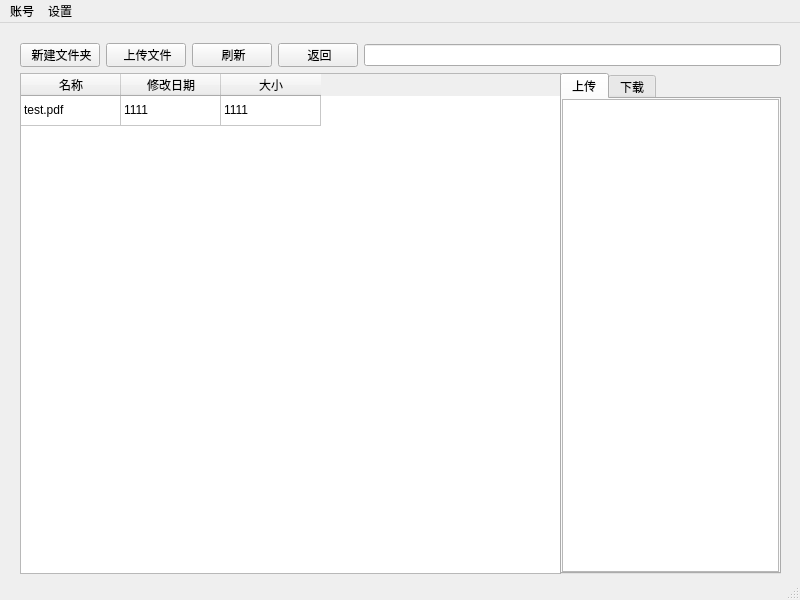
<?xml version="1.0" encoding="UTF-8"?>
<ui version="4.0">
 <class>NetDiskWindow</class>
 <widget class="QMainWindow" name="NetDiskWindow">
  <property name="geometry">
   <rect>
    <x>0</x>
    <y>0</y>
    <width>800</width>
    <height>600</height>
   </rect>
  </property>
  <property name="windowTitle">
   <string>NetDiskWindow</string>
  </property>
  <widget class="QWidget" name="centralwidget">
   <widget class="QTableWidget" name="tableWidget">
    <property name="geometry">
     <rect>
      <x>20</x>
      <y>50</y>
      <width>541</width>
      <height>501</height>
     </rect>
    </property>
    <property name="cursor" stdset="0">
     <cursorShape>PointingHandCursor</cursorShape>
    </property>
    <property name="contextMenuPolicy">
     <enum>Qt::CustomContextMenu</enum>
    </property>
    <property name="editTriggers">
     <set>QAbstractItemView::NoEditTriggers</set>
    </property>
    <property name="dragDropOverwriteMode">
     <bool>false</bool>
    </property>
    <property name="selectionMode">
     <enum>QAbstractItemView::NoSelection</enum>
    </property>
    <attribute name="verticalHeaderVisible">
     <bool>false</bool>
    </attribute>
    <row>
     <property name="text">
      <string>新建行</string>
     </property>
    </row>
    <column>
     <property name="text">
      <string>名称</string>
     </property>
    </column>
    <column>
     <property name="text">
      <string>修改日期</string>
     </property>
    </column>
    <column>
     <property name="text">
      <string>大小</string>
     </property>
    </column>
    <item row="0" column="0">
     <property name="text">
      <string>test.pdf</string>
     </property>
    </item>
    <item row="0" column="1">
     <property name="text">
      <string>1111</string>
     </property>
    </item>
    <item row="0" column="2">
     <property name="text">
      <string>1111</string>
     </property>
    </item>
   </widget>
   <widget class="QTabWidget" name="tabWidget">
    <property name="geometry">
     <rect>
      <x>560</x>
      <y>50</y>
      <width>221</width>
      <height>501</height>
     </rect>
    </property>
    <property name="contextMenuPolicy">
     <enum>Qt::CustomContextMenu</enum>
    </property>
    <property name="currentIndex">
     <number>0</number>
    </property>
    <widget class="QWidget" name="tab_5">
     <attribute name="title">
      <string>上传</string>
     </attribute>
     <widget class="QListView" name="listView">
      <property name="geometry">
       <rect>
        <x>0</x>
        <y>0</y>
        <width>217</width>
        <height>473</height>
       </rect>
      </property>
     </widget>
    </widget>
    <widget class="QWidget" name="tab_6">
     <attribute name="title">
      <string>下载</string>
     </attribute>
     <widget class="QListView" name="listView_2">
      <property name="geometry">
       <rect>
        <x>0</x>
        <y>0</y>
        <width>217</width>
        <height>473</height>
       </rect>
      </property>
      <property name="contextMenuPolicy">
       <enum>Qt::CustomContextMenu</enum>
      </property>
      <property name="dragDropMode">
       <enum>QAbstractItemView::NoDragDrop</enum>
      </property>
      <property name="selectionMode">
       <enum>QAbstractItemView::SingleSelection</enum>
      </property>
     </widget>
    </widget>
   </widget>
   <widget class="QWidget" name="layoutWidget">
    <property name="geometry">
     <rect>
      <x>20</x>
      <y>20</y>
      <width>761</width>
      <height>24</height>
     </rect>
    </property>
    <layout class="QHBoxLayout" name="horizontalLayout_3">
     <item>
      <widget class="QPushButton" name="pushButton_9">
       <property name="text">
        <string> 新建文件夹</string>
       </property>
      </widget>
     </item>
     <item>
      <widget class="QPushButton" name="pushButton_10">
       <property name="text">
        <string> 上传文件</string>
       </property>
      </widget>
     </item>
     <item>
      <widget class="QPushButton" name="pushButton_11">
       <property name="text">
        <string> 刷新</string>
       </property>
      </widget>
     </item>
     <item>
      <widget class="QPushButton" name="pushButton_12">
       <property name="text">
        <string> 返回</string>
       </property>
      </widget>
     </item>
     <item>
      <widget class="QLineEdit" name="lineEdit_3">
       <property name="cursor">
        <cursorShape>ArrowCursor</cursorShape>
       </property>
       <property name="readOnly">
        <bool>true</bool>
       </property>
      </widget>
     </item>
    </layout>
   </widget>
  </widget>
  <widget class="QMenuBar" name="menubar">
   <property name="geometry">
    <rect>
     <x>0</x>
     <y>0</y>
     <width>800</width>
     <height>22</height>
    </rect>
   </property>
   <widget class="QMenu" name="menu">
    <property name="title">
     <string>账号</string>
    </property>
    <addaction name="action"/>
   </widget>
   <widget class="QMenu" name="menu_2">
    <property name="title">
     <string>设置</string>
    </property>
    <addaction name="action_2"/>
   </widget>
   <addaction name="menu"/>
   <addaction name="menu_2"/>
  </widget>
  <widget class="QStatusBar" name="statusbar"/>
  <action name="action">
   <property name="text">
    <string>退出登陆</string>
   </property>
  </action>
  <action name="action_2">
   <property name="text">
    <string>工作目录</string>
   </property>
  </action>
 </widget>
 <resources/>
 <connections/>
</ui>
